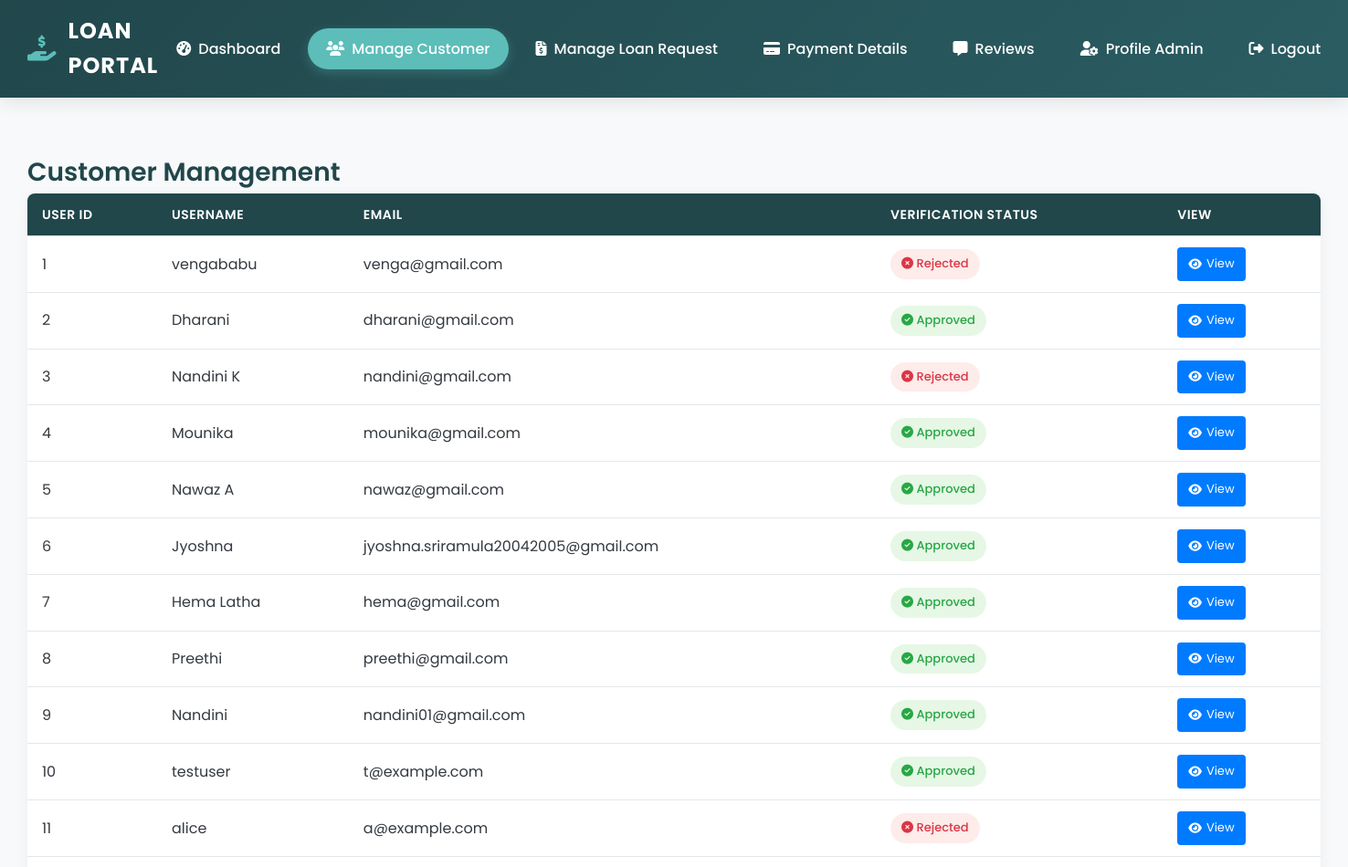
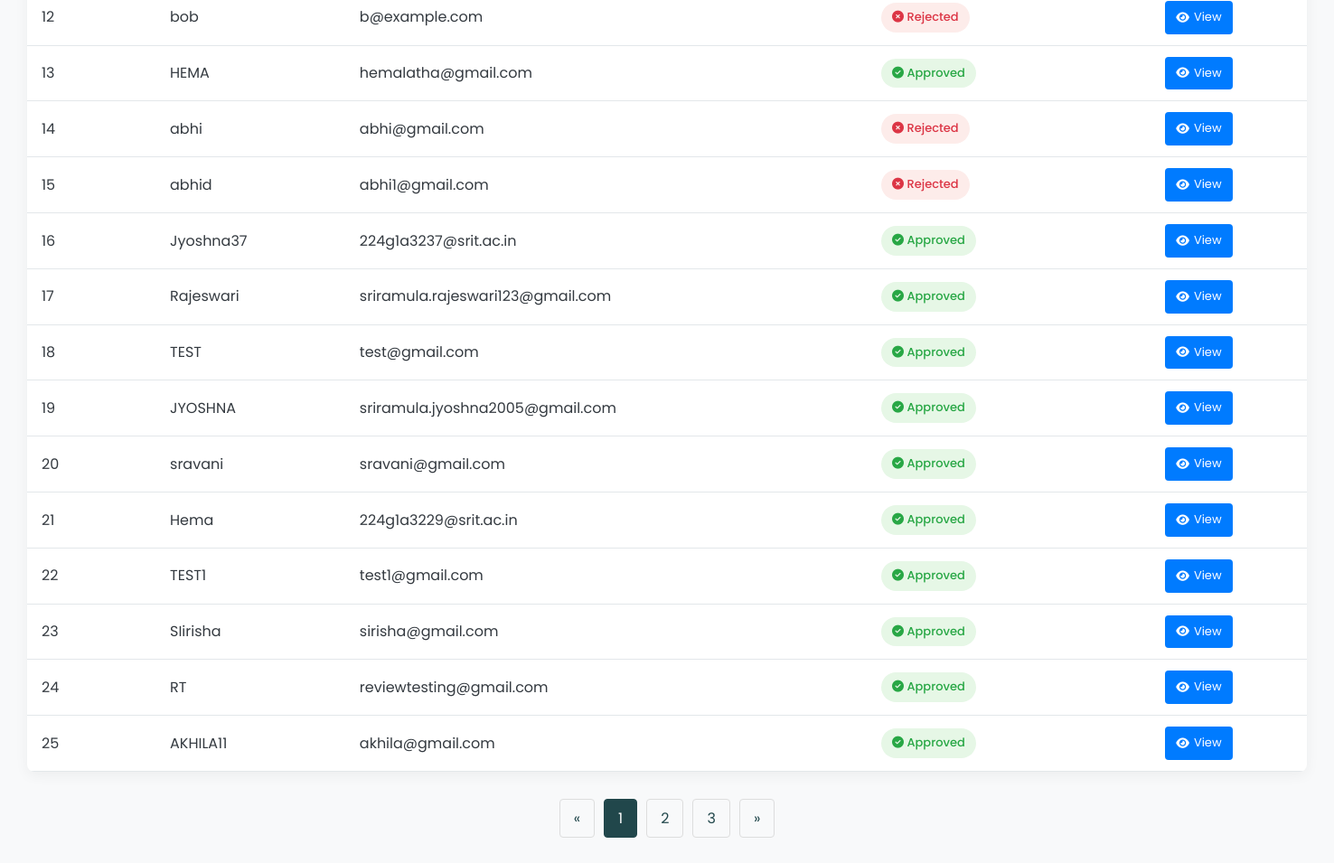
Page /managecustomer/ on the committed database (2 pictures, top to bottom).
### app/models.py (models this page shows)
class User(models.Model):
    id = models.IntegerField(auto_created=True, primary_key=True)
    username = models.CharField(max_length=1000, default='')
    password = models.CharField(max_length=1000, default='')
    email = models.CharField(max_length=1000, default='')
    is_approved = models.CharField(max_length=1000)
    is_blocked = models.CharField(max_length=1000)
    status = models.CharField(max_length=20, default='approve')
    profile_pic = models.CharField(max_length=1000, blank=True, default='')
    full_name = models.CharField(max_length=255, blank=True, default='')
    gender = models.CharField(max_length=20, blank=True, default='')
    date_of_birth = models.DateField(null=True, blank=True)
    pan_number = models.CharField(max_length=20, unique=True, null=True, blank=True)
    mobile_number = models.CharField(max_length=15, blank=True, default='')
    address = models.TextField(blank=True, default='')
    verification_status = models.CharField(max_length=30, default='Pending', blank=True)
    pan_card_document = models.CharField(max_length=500, blank=True, default='')
    rejection_reason = models.TextField(blank=True, default='')

### app/views.py (the view)
# urls.py: path('managecustomer/',views.managecustomer,name='managecustomer'),
def managecustomer(request):
    data = User.objects.filter(verification_status__in=['Approved', 'Rejected']).values(
        "id",
        "username",
        "email",
        "status",
        "is_approved",
        "is_blocked",
        "verification_status",
    )
    return render(request, "admin/managecustomer.html", context={"data": list(data)})

### app/templates/admin/managecustomer.html (shortened to what this page needs)
{% extends "admin/base_admin.html" %}
{% load static %}
{% block content %}
    <div class="header">
        <h2>Customer Management</h2>
    </div>
    <table>
        <thead>
            <tr>
                <th>User ID</th>
                <th>Username</th>
                <th>Email</th>
                <th>Verification Status</th>
                <th>View</th>
            </tr>
        </thead>
        <tbody>
            {% for customer in data %}
            <tr>
                <td>{{ forloop.counter }}</td>
                <td>{{ customer.username }}</td>
                <td>{{ customer.email }}</td>
                <td>
                    {% if customer.verification_status == 'Approved' %}
                    <span class="status status-approved"><i class="fas fa-check-circle"></i> Approved</span>
                    {% elif customer.verification_status == 'Rejected' %}
                    <span class="status status-blocked"><i class="fas fa-times-circle"></i> Rejected</span>
                    {% else %}
                    <span class="status status-pending"><i class="fas fa-clock"></i> Pending</span>
                    {% endif %}
                </td>
                <td>
                    <a href="{% url 'admin_view_customer' customer.id %}" class="btn view-btn"><i class="fas fa-eye"></i> View</a>
                </td>
            </tr>
            {% endfor %}
        </tbody>
    </table>
    <div class="pagination">
        <a href="#">&laquo;</a>
        <a href="#" class="active">1</a>
        <a href="#">2</a>
        <a href="#">3</a>
        <a href="#">&raquo;</a>
    </div>
{% endblock %}

### app/templates/admin/base_admin.html (shortened to what this page needs)
{% load static %}
<!DOCTYPE html>
<html lang="en">
<head>
    <link rel="stylesheet" href="https://cdnjs.cloudflare.com/ajax/libs/font-awesome/6.5.0/css/all.min.css">
    <link rel="stylesheet" href="{% static 'css/global.css' %}">
</head>
<body>
    <div class="nav-container">
        <div class="logo">
            <i class="fas fa-hand-holding-usd"></i>
            <span>LOAN PORTAL</span>
        </div>
        <nav>
            <ul>
                <li><a href="{% url 'admin_dashboard' %}" {% if request.resolver_match.url_name == 'admin_dashboard' %}class="active"{% endif %}><i class="fas fa-tachometer-alt"></i> Dashboard</a></li>
                <li><a href="{% url 'managecustomer' %}" {% if request.resolver_match.url_name == 'managecustomer' %}class="active"{% endif %}><i class="fas fa-users"></i> Manage Customer</a></li>
                <li><a href="{% url 'manageloanrequest' %}" {% if request.resolver_match.url_name == 'manageloanrequest' %}class="active"{% endif %}><i class="fas fa-file-invoice-dollar"></i> Manage Loan Request</a></li>
                <li><a href="{% url 'paymentadmin' %}"><i class="fas fa-credit-card"></i> Payment Details</a></li>
                <li><a href="{% url 'admin_feedback' %}"><i class="fas fa-comment-alt"></i> Reviews</a></li>
                <li><a href="{% url 'profileadmin' %}"><i class="fas fa-user-cog"></i> Profile Admin</a></li>
                <li><a href="{% url 'logout' %}"><i class="fas fa-sign-out-alt"></i> Logout</a></li>
            </ul>
        </nav>
    </div>
    <div class="admin-content">
        {% block content %}{% endblock %}
    </div>
</body>
</html>

### app/static/css/global.css (style rules this page uses)
:root { --primary-color: #21474b; --secondary-color: #5cbdb9; --neutral-100: #f8f9fa; --neutral-200: #eef2f4; --neutral-300: #e3e7ea; --neutral-700: #343a40; --neutral-500: #6c757d; --success-600: #1f8759; --success-500: #28a745; --success-400: #34d399; --warning-500: #ff9800; --warning-400: #ffc107; --danger-500: #dc3545; --danger-600: #b91c1c; --shadow-sm: 0 2px 10px rgba(0,0,0,0.08); --shadow-md: 0 8px 24px rgba(0,0,0,0.12); --radius-sm: 8px; --radius-md: 12px; --radius-lg: 16px; --focus-ring: 0 0 0 4px rgba(92,189,185,0.35); }
* { box-sizing: border-box; }
html { scroll-behavior: smooth; }
body { font-family: 'Poppins', system-ui, -apple-system, Segoe UI, Roboto, sans-serif; color: var(--neutral-700); background-color: var(--neutral-100); line-height: 1.6; }
.nav-container { background: linear-gradient(135deg, var(--primary-color) 0%, #2a5d63 100%); color: #fff; position: sticky; top: 0; z-index: 1000; box-shadow: var(--shadow-md); }
.nav-container a { outline: none; }
.nav-container a.active { background-color: var(--secondary-color); box-shadow: 0 4px 12px rgba(92, 189, 185, 0.3); }
.container-user, .admin-content { max-width: 1200px; margin: 24px auto; padding: 0 24px; }
table { width: 100%; border-collapse: collapse; background: #fff; border-radius: var(--radius-md); overflow: hidden; }
thead th { background: var(--primary-color); color: #fff; text-align: left; padding: 12px 16px; font-weight: 600; }
tbody td { border-bottom: 1px solid var(--neutral-300); padding: 12px 16px; }
.status-badge.approved, .status-approved { background: rgba(34, 197, 94, 0.18); color: #14532d; border-color: rgba(34, 197, 94, 0.25); }

### rows in the picture
User: username "vengababu", email "venga@gmail.com", verification_status "Rejected" (drawn)
User: username "Dharani", email "dharani@gmail.com", verification_status "Approved" (drawn)
User: username "Nandini K", email "nandini@gmail.com", verification_status "Rejected" (drawn)
User: username "Mounika", email "mounika@gmail.com", verification_status "Approved" (drawn)
User: username "Nawaz A", email "nawaz@gmail.com", verification_status "Approved" (drawn)
User: username "Jyoshna", email "jyoshna.sriramula20042005@gmail.com", verification_status "Approved" (drawn)
User: username "Hema Latha", email "hema@gmail.com", verification_status "Approved" (drawn)
User: username "Preethi", email "preethi@gmail.com", verification_status "Approved" (drawn)
User: username "Nandini", email "nandini01@gmail.com", verification_status "Approved" (drawn)
User: username "testuser", email "t@example.com", verification_status "Approved" (drawn)
User: username "alice", email "a@example.com", verification_status "Rejected" (drawn)
User: username "bob", email "b@example.com", verification_status "Rejected" (drawn)
User: username "HEMA", email "hemalatha@gmail.com", verification_status "Approved" (drawn)
User: username "abhi", email "abhi@gmail.com", verification_status "Rejected" (drawn)
User: username "abhid", email "abhi1@gmail.com", verification_status "Rejected" (drawn)
User: username "Jyoshna37", email "224g1a3237@srit.ac.in", verification_status "Approved" (drawn)
User: username "Rajeswari", email "sriramula.rajeswari123@gmail.com", verification_status "Approved" (drawn)
User: username "TEST", email "test@gmail.com", verification_status "Approved" (drawn)
User: username "JYOSHNA", email "sriramula.jyoshna2005@gmail.com", verification_status "Approved" (drawn)
User: username "sravani", email "sravani@gmail.com", verification_status "Approved" (drawn)
User: username "Hema", email "224g1a3229@srit.ac.in", verification_status "Approved" (drawn)
User: username "TEST1", email "test1@gmail.com", verification_status "Approved" (drawn)
User: username "SIirisha", email "sirisha@gmail.com", verification_status "Approved" (drawn)
User: username "RT", email "reviewtesting@gmail.com", verification_status "Approved" (drawn)
User: username "AKHILA11", email "akhila@gmail.com", verification_status "Approved" (drawn)
